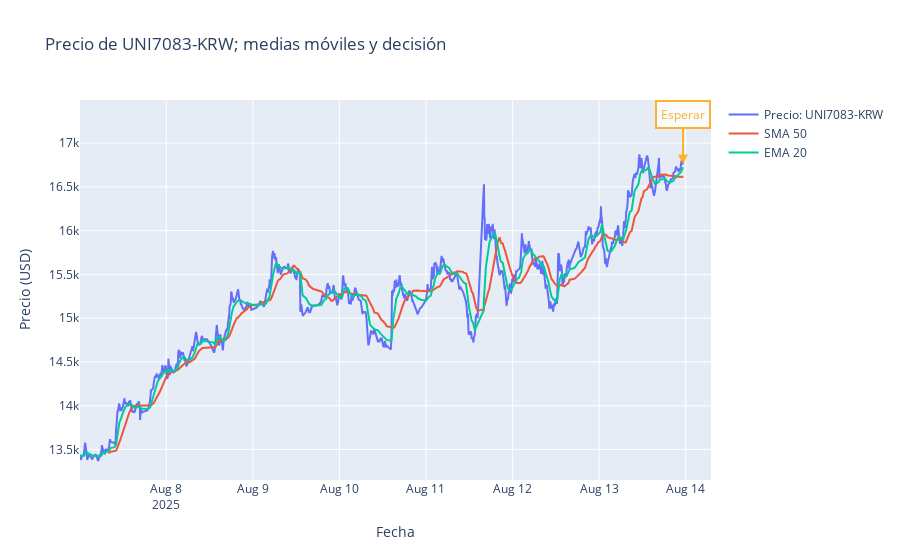

Notebook cell for this chart:
### Markdown cell above
## 8. Automatización del análisis
Puedes automatizar el análisis repitiendo el proceso cada cierto tiempo, usando un bucle y control de interrupciones.

### Code cell
import time
from IPython.display import clear_output
try:
    while True:
        clear_output()
        importar_base_bitcoin()
        extraer_tendencias()
        limpiar_datos()
        calcular_indicadores()
        tomar_decision()
        grafico_btc()
        print(f'Precio actual: ${precio_actual} | Tendencia: {tendencia} | Decisión: {decision}')
        time.sleep(300)
except KeyboardInterrupt:
    print('Ejecución detenida por el usuario.')

### Figure 1 — Plotly figure (JSON) as saved in the notebook; plotly's stock layout.template omitted (floating-point values rounded to 4 significant figures; data arrays with more than 128 entries replaced by an {"elided": "..."} marker saying what was removed)
{"data": [{"name": "Precio: UNI7083-KRW", "type": "scatter", "x": {"elided": "1156 str values"}, "y": {"elided": "1156 float values"}}, {"name": "SMA 50", "type": "scatter", "x": {"elided": "1156 str values"}, "y": {"elided": "1156 float values"}}, {"name": "EMA 20", "type": "scatter", "x": {"elided": "1156 str values"}, "y": {"elided": "1156 float values"}}], "layout": {"annotations": [{"arrowcolor": "orange", "arrowhead": 2, "arrowsize": 1, "arrowwidth": 2, "ax": 0, "ay": -50, "bgcolor": "white", "bordercolor": "orange", "borderpad": 4, "borderwidth": 2, "font": {"color": "orange", "size": 12}, "opacity": 0.8, "showarrow": true, "text": "Esperar", "x": "2025-08-13T23:15:00+00:00", "y": 16760.0}], "title": {"text": "Precio de UNI7083-KRW; medias móviles y decisión"}, "xaxis": {"title": {"text": "Fecha"}}, "yaxis": {"title": {"text": "Precio (USD)"}}}}
